Frame 1 (no input): blank canvas, image omitted
Frame 60 (the mouse pressed at the canvas centre just before this capture): blank canvas, image omitted
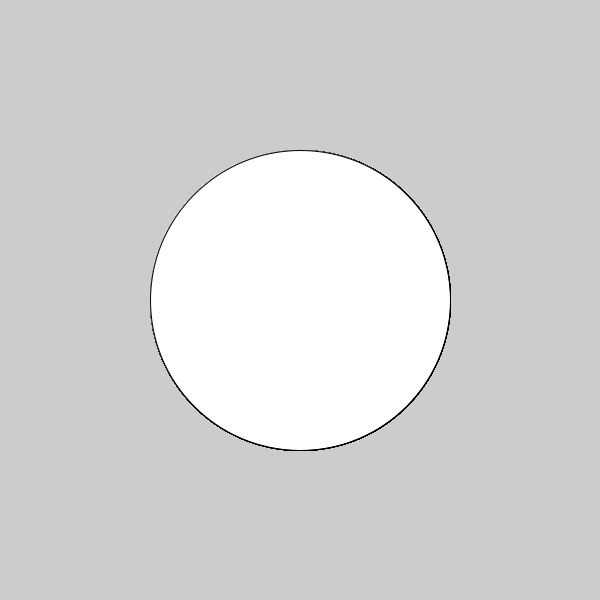
Frame 120 (the mouse held since frame 60 and released just before this capture)

The Processing sketch whose frames 1 and 60 were blank and that drew this single picture after the mouse press (run headless with seeded random() and noise(); from frame 60 on, the mouse is pressed at the canvas centre):

// Processing sketch: sketch_171103a
// ── sketch_171103a.pde
void setup(){

size (600,600);
}

void draw (){
 ellipse (300,300,mouseX,mouseY);
}
void keyPressed(){
fill(random(255), random(255), random (255));
}
